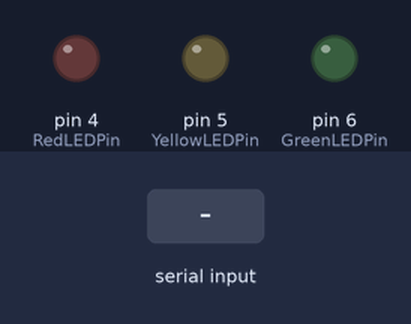
Bench run of a sketch on a simulated Arduino Uno, built with avr-gcc and run on an emulated ATmega328P. On the bench: output pins drawn as LEDs (lit = HIGH). Dashed ring = blinking. Inputs (shaded band) come from the test bench.

Above: at 1.2 s.
1.3 s: byte 90 received over Serial
At 1.55 s:
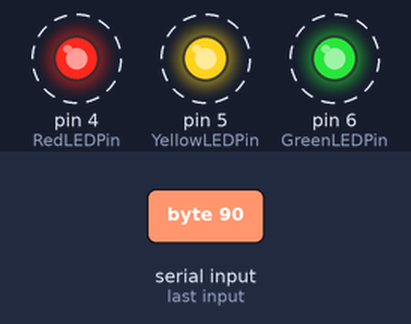
4.3 s: byte 30 received over Serial
At 5.2 s:
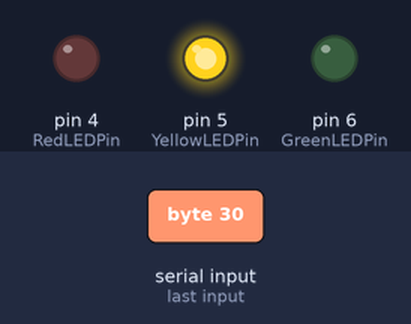
Timing chart, 0 to 7.3 s (numbered marks = the images above; inputs shaded):
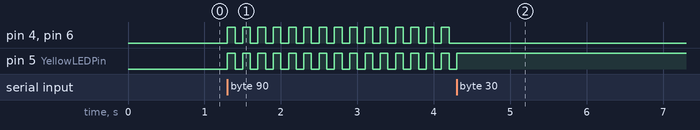

Measured:
- after the input at 1.3 s, pin 4 (RedLEDPin), pin 5 (YellowLEDPin), pin 6 (GreenLEDPin): alternates HIGH for 0.10 s and LOW for 0.10 s, starting at once
- after the input at 4.3 s, pin 4 (RedLEDPin), pin 6 (GreenLEDPin): stops changing and stays LOW; pin 5 (YellowLEDPin): goes on until 4.3 s, then stays HIGH

The sketch:

bciThreeLEDs.ino
```cpp
char attentionData;
int RedLEDPin = 4;
int YellowLEDPin = 5;
int GreenLEDPin = 6;

void setup() {
pinMode(RedLEDPin, OUTPUT);
pinMode(YellowLEDPin, OUTPUT);
pinMode(GreenLEDPin, OUTPUT);
Serial.begin(115200);
}

void loop() {

while (Serial.available() > 0){
  attentionData = Serial.read();
}
// If attention data lower than 30 Red LED is on
if (attentionData > 0 && attentionData < 30){
  digitalWrite(RedLEDPin, HIGH);
  digitalWrite(YellowLEDPin, LOW);
}
// If attention data is between 30 and 60 Yellow LED is on
if (attentionData >= 30 && attentionData < 60){
  digitalWrite(YellowLEDPin, HIGH);
  digitalWrite(RedLEDPin, LOW);
}
// If attention data greater than 60 All LEDs blink in every 10th of a second
if (attentionData >=60 && attentionData <= 100){
  digitalWrite(RedLEDPin, HIGH);
  digitalWrite(YellowLEDPin, HIGH);
  digitalWrite(GreenLEDPin, HIGH);
  delay(100);
  digitalWrite(RedLEDPin, LOW);
  digitalWrite(YellowLEDPin, LOW);
  digitalWrite(GreenLEDPin, LOW);
  delay(100);
}
}
```
